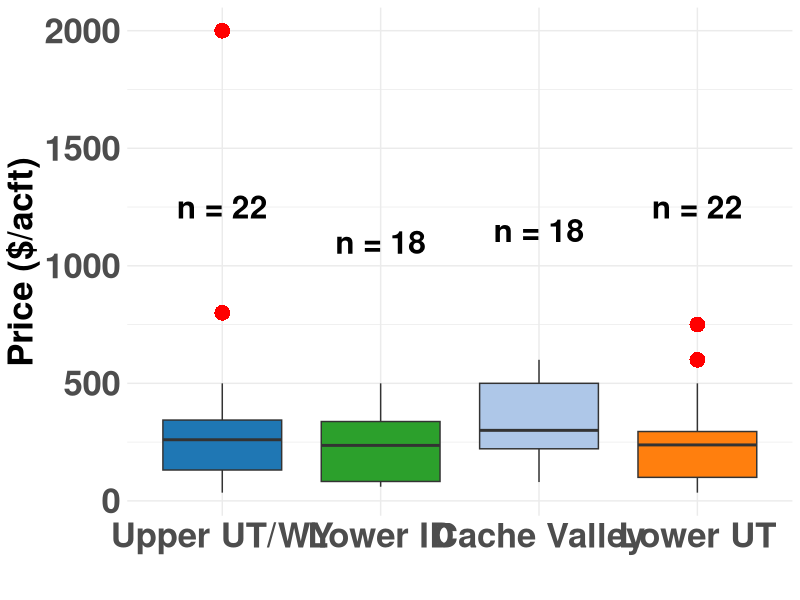
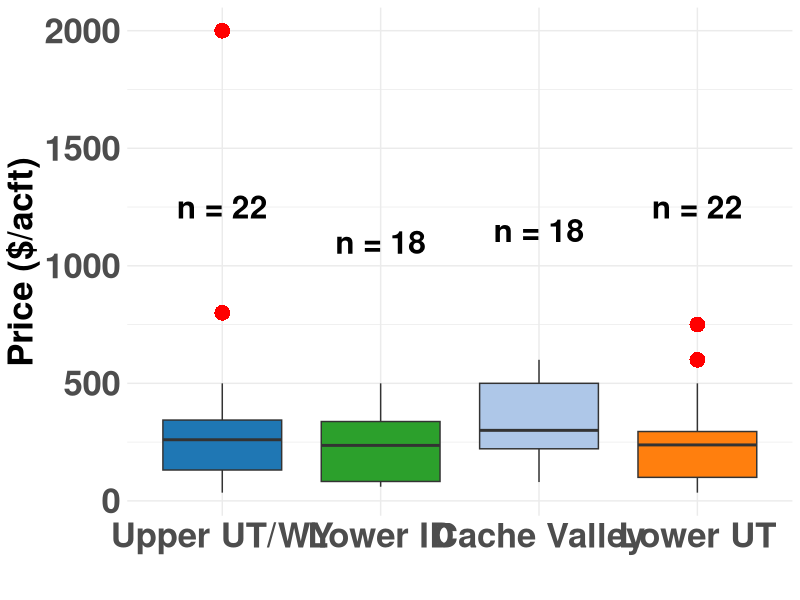

Recreate these plots in R, in order.
#Immersive Modeling of Bear River Water Bank

#This code creates a boxplot indicating the prices that collaborators 
#set for buying or selling water during immsersive modeling sessions

#Last Updated : 10-17-2026
#Last Updated by: Hadia Akbar

#List of pacakges requried
packages <- c("dplyr","ggplot2")

#Install the required packages they are not already isntalled
install <- packages[!(packages %in% installed.packages()[, "Package"])]
if (length(install)) {
  install.packages(install)}

# Load necessary libraries
library(ggplot2)
library(dplyr)

# Read the data from "Price.csv"
data <- read.csv("Pricing.csv", header = TRUE, stringsAsFactors = FALSE)

data <- data %>% filter(!is.na(Price), Price > 0)

data$User <- factor(data$User,
                    levels = c("Upper UT/WY", "Lower ID", "Cache Valley", "Lower UT"))

# Define custom colors for Agricultural User transactions
colors <- c(
  "Upper UT/WY" = "#1f77b4",  "Lower ID" = "#2ca02c",  
  "Cache Valley" = "#aec7e8", "Lower UT" = "#ff7f0e"
)

# Count number of data points in each group
offsets <- c("Cache Valley" = 550,
             "Lower ID"     = 600,
             "Lower UT"     = 500,
             "Upper UT/WY"  = -750)

count_data <- data %>%
  group_by(User) %>%
  summarise(
    n = n(),
    y_pos = max(Price, na.rm = TRUE))%>%
  mutate(y_pos = y_pos + unname(offsets[as.character(User)]))

# Create a box plot
plot <- ggplot(data, aes(x = User, y = Price, fill = User)) +
  geom_boxplot(outlier.color = "red", outlier.shape = 16, outlier.size = 5) +
  geom_text(
    data = count_data,
    aes(x = User, y = y_pos, label = paste0("n = ", n)),
    inherit.aes = FALSE,
    size = 8,
    fontface = "bold") +
  labs(
    x = "",
    y = "Price ($/acft)"
    ) +
  scale_fill_manual(values = colors) +
  theme_minimal() +
  theme(
    axis.text.x = element_text(size = 25, face = "bold"),
    axis.text.y = element_text(size = 25, face = "bold"),
    axis.title.x = element_text(size = 25, face = "bold"),
    axis.title.y = element_text(size = 25, face = "bold"),
    legend.position = "none"
  )
plot

ggsave("Pricing.tiff", plot, width = 14 ,height = 8, dpi = 1200)
